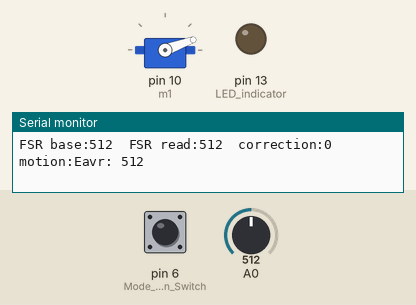
The sketch below on a simulated Arduino Uno, built with avr-gcc and run on an emulated ATmega328P. Shown: servo, output pins drawn as LEDs (lit = HIGH), the last lines printed to the serial monitor. The test bench sets the inputs (shaded band); at power-on: A0 = 512, pin 6 (Mode_selection_Switch) HIGH.

Above: at 1.2 s.
1.3 s: A0 set to 604
4.3 s: A0 set to 635
At 5.0 s:
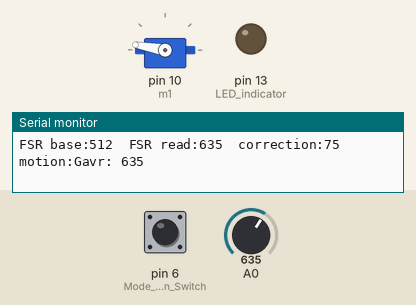
6.0 s: pin 6 (Mode_selection_Switch) pulled LOW for 0.15 s
At 7.5 s:
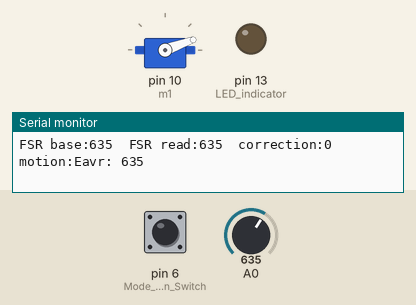
9.1 s: A0 set to 722
12.1 s: A0 set to 756
At 13.6 s:
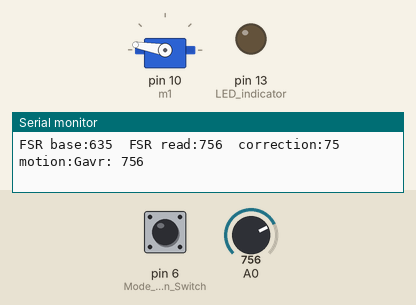
15.1 s: pin 6 (Mode_selection_Switch) pulled LOW for 1 s
At 16.2 s:
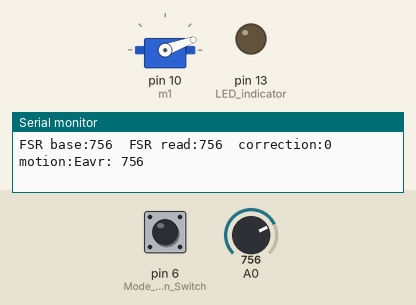
Timing chart, 0 to 18.1 s (numbered marks = the images above; inputs shaded):
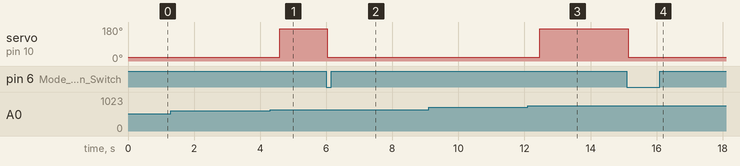

The sketch:

FunMove_Hand_1Servo_motorization_Source_Code.ino
```cpp
#include <Servo.h>
Servo servoM1;

int m1=10; // servomotor pin num
int fsr_base=0; // FSR base value
int fsr_read=0; // FSR value
int fsr_sum=0; //  FSR read sum
int fsr_average=0;


int fsr_array_num=10; // FSR value array size
int fsr_array[10];

int i,x,y,z=0;
char action; // finger motion selection


void setup() {
  Serial.begin(9600);

  servoM1.attach(m1);

  pinMode (6,INPUT_PULLUP); // Mode selection Switch
  pinMode (13,OUTPUT); // LED indicator(Mode)


  action = 'E';  // finger extension signal
  motion();
  calibration(); // average FSR value setting

}

void loop() {
  if (digitalRead(6)==0){calibration();}

  fsr_read = analogRead(A0);
  x=(fsr_average - fsr_read)/fsr_average;     // FSR err -> re read
  if (x>0.5) {
    delay(1);
    fsr_read=analogRead(A0);
  }                                          //

  i++;                                          // ** Smoothing Method **
  if (i>fsr_array_num-1) {i=0;}                 //  FSR read -> array
  fsr_sum=fsr_sum - fsr_array[i] + fsr_read;    //
  fsr_array[i]=fsr_read;                        //
  fsr_average=fsr_sum/fsr_array_num;            //

  x=map(fsr_average,fsr_base,fsr_base+250,0,180);
  x=x/15;
  x=x*15;

  if (x>=75){
    action='G';
    motion();
  }
  if (x<30){
    action='E';
    motion();
  }

  Serial.println("FSR base:" + String(fsr_base) + "  FSR read:"+ String(fsr_read)+"  correction:" + String(x) +" motion:"+String(action)+"avr: "+String(fsr_average));
}

void motion(){

  switch(action) {
    case 'G':  // grasp
       servoM1.write(170);
       break;


    case 'E':  //extension
       servoM1.write(20);
      break;
  }

}

void calibration(){                               // FSR_base value setting
  for (i=0; i<fsr_array_num; i++){
    fsr_read=analogRead(A0);

    x=(fsr_average - fsr_read)/fsr_average;
    if (x>0.5) {                               // FSR err -> re read
    delay(1);
    fsr_read=analogRead(A0);
    }

    fsr_sum=fsr_sum - fsr_array[i] + fsr_read;
    fsr_array[i]=fsr_read;
    fsr_average=fsr_sum/fsr_array_num;
  }
  fsr_base=fsr_average;
}
```

Measured:
- the behaviour switches between 616 and 617 on A0 (found by bisection; images 0 and 1)
- the behaviour switches between 739 and 740 on A0 (found by bisection; images 2 and 3)
- after the input at 4.3 s, servo on pin 10 (m1): 20° → 170° after 0.29 s
- after the input at 6.0 s, servo on pin 10 (m1): 170° → 20° at once
- after the input at 12.1 s, servo on pin 10 (m1): 20° → 170° after 0.36 s
- after the input at 15.1 s, servo on pin 10 (m1): 170° → 20° at once
